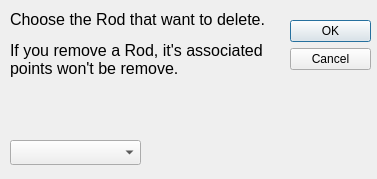
<?xml version="1.0" encoding="UTF-8"?>
<ui version="4.0">
 <class>Dialog</class>
 <widget class="QDialog" name="Dialog">
  <property name="geometry">
   <rect>
    <x>0</x>
    <y>0</y>
    <width>377</width>
    <height>179</height>
   </rect>
  </property>
  <property name="minimumSize">
   <size>
    <width>377</width>
    <height>179</height>
   </size>
  </property>
  <property name="maximumSize">
   <size>
    <width>377</width>
    <height>179</height>
   </size>
  </property>
  <property name="windowTitle">
   <string>Delete Piston / Spring</string>
  </property>
  <property name="windowIcon">
   <iconset resource="../../icons.qrc">
    <normaloff>:/icons/deleterod.png</normaloff>:/icons/deleterod.png</iconset>
  </property>
  <property name="sizeGripEnabled">
   <bool>false</bool>
  </property>
  <property name="modal">
   <bool>true</bool>
  </property>
  <widget class="QDialogButtonBox" name="buttonBox">
   <property name="geometry">
    <rect>
     <x>290</x>
     <y>20</y>
     <width>81</width>
     <height>71</height>
    </rect>
   </property>
   <property name="orientation">
    <enum>Qt::Vertical</enum>
   </property>
   <property name="standardButtons">
    <set>QDialogButtonBox::Cancel|QDialogButtonBox::Ok</set>
   </property>
  </widget>
  <widget class="QLabel" name="label_3">
   <property name="geometry">
    <rect>
     <x>10</x>
     <y>10</y>
     <width>271</width>
     <height>121</height>
    </rect>
   </property>
   <property name="text">
    <string>&lt;html&gt;&lt;head/&gt;&lt;body&gt;&lt;p&gt;&lt;span style=&quot; font-size:12pt;&quot;&gt;Choose the Rod that want to delete.&lt;/span&gt;&lt;/p&gt;&lt;p&gt;&lt;span style=&quot; font-size:12pt;&quot;&gt;If you remove a Rod, it's associated points won't be remove.&lt;/span&gt;&lt;/p&gt;&lt;/body&gt;&lt;/html&gt;</string>
   </property>
   <property name="textFormat">
    <enum>Qt::RichText</enum>
   </property>
   <property name="alignment">
    <set>Qt::AlignLeading|Qt::AlignLeft|Qt::AlignTop</set>
   </property>
   <property name="wordWrap">
    <bool>true</bool>
   </property>
  </widget>
  <widget class="QComboBox" name="Entity">
   <property name="geometry">
    <rect>
     <x>10</x>
     <y>140</y>
     <width>131</width>
     <height>25</height>
    </rect>
   </property>
  </widget>
 </widget>
 <resources>
  <include location="../../icons.qrc"/>
 </resources>
 <connections>
  <connection>
   <sender>buttonBox</sender>
   <signal>accepted()</signal>
   <receiver>Dialog</receiver>
   <slot>accept()</slot>
   <hints>
    <hint type="sourcelabel">
     <x>248</x>
     <y>254</y>
    </hint>
    <hint type="destinationlabel">
     <x>157</x>
     <y>274</y>
    </hint>
   </hints>
  </connection>
  <connection>
   <sender>buttonBox</sender>
   <signal>rejected()</signal>
   <receiver>Dialog</receiver>
   <slot>reject()</slot>
   <hints>
    <hint type="sourcelabel">
     <x>316</x>
     <y>260</y>
    </hint>
    <hint type="destinationlabel">
     <x>286</x>
     <y>274</y>
    </hint>
   </hints>
  </connection>
 </connections>
</ui>
